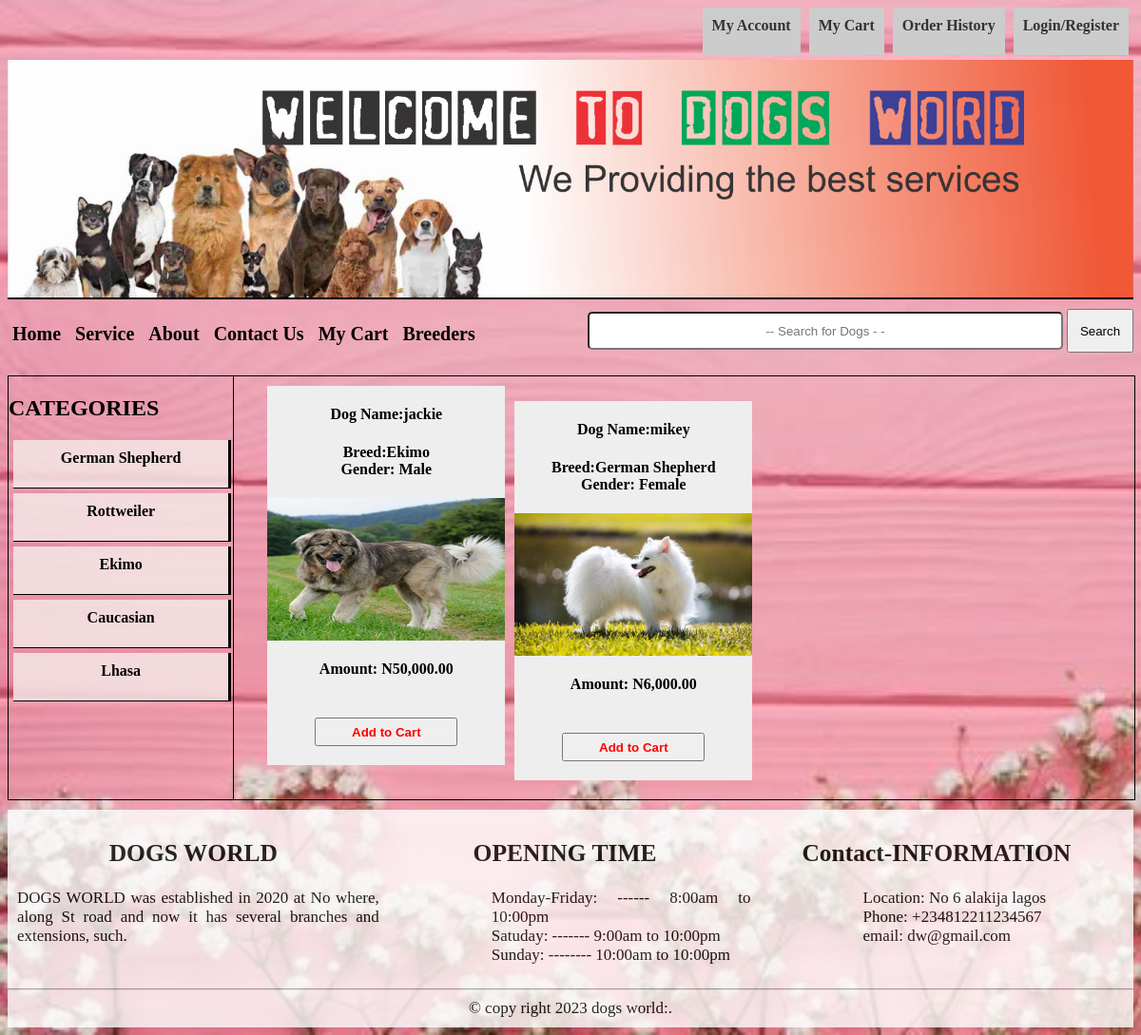
/d-category.php, run on the app's committed database.
### tables this page shows
CREATE TABLE `category` (
  `id` int(4) NOT NULL,
  `name` varchar(25) NOT NULL
);

CREATE TABLE `dogs` (
  `id` int(15) NOT NULL,
  `name` varchar(25) NOT NULL,
  `category` varchar(25) NOT NULL,
  `gender` varchar(25) NOT NULL,
  `dob` varchar(50) NOT NULL,
  `age` varchar(50) NOT NULL,
  `image` varchar(200) NOT NULL,
  `price` varchar(10) NOT NULL,
  `quantity` int(10) NOT NULL,
  `petid` varchar(40) DEFAULT NULL,
  `user_id` int(5) NOT NULL,
  `healthy` text,
  `medication` text,
  `date_added` varchar(15) NOT NULL
);

CREATE TABLE `sub_category` (
  `id` int(4) NOT NULL,
  `sub_cat` varchar(25) NOT NULL
);

### d-category.php (the view, shortened to what this page needs)
<?php
include('menu-2.php');
include('header.php');
require('connect.php');
$sql="SELECT dogs.id AS dog_id,dogs.name AS dog_name,dogs.image AS dog_image,dogs.price AS price,
category.name AS category_name,
sub_category.sub_cat AS sub_cat,dogs.category,dogs.gender,category.id,sub_category.id
 FROM `dogs` INNER JOIN `category` ON dogs.category=category.id INNER JOIN `sub_category` ON dogs.gender=sub_category.id ORDER BY dog_name ASC";
$stmt = $pdo->prepare($sql);
$stmt->execute();
$dogs= $stmt->fetchAll(PDO::FETCH_ASSOC);
$sql="SELECT `id`,`name`  FROM category";
$stmt = $pdo->prepare($sql);
$stmt->execute();
$cts= $stmt->fetchAll(PDO::FETCH_ASSOC);
?>
  <div id="main-content" >
    <div class="content-left">
        <h2>CATEGORIES</h2>
        <div class="admin_panel">
            <ul>
                <li>
                <?php
                foreach($cts as $ct){
                    ?>
                <a href="d-category.php?cid=<?php echo $ct['id'];?>">
                <?php echo $ct['name'];?></a>
                <?php }?>
                </li>
            </ul>
        </div>
    </div>
<div class="right" style="height:auto;">
<?php
          foreach($dogs as $dog){
          ?>
          <form action="d-category.php?action=add" method="post">
          <div class="product-container">
          <h4>Dog Name:<?php echo  $dog['dog_name'] ;?></h4>
          <h4>Breed:<?php echo $dog['category_name']." <br/> Gender: ". $dog['sub_cat'];?></h4>
           <img src="dogs/<?php echo $dog['dog_image'];?>" alt="" width="100%" height="150px">
           <h4>Amount:  N<?php echo number_format($dog['price'],2);?></h4>
                 <br>
                <input type="submit" name="add_to_chart" value="Add to Cart">
             </div>
           </form>
           <?php
          }
           ?>
  </div>
</div>
<?php include('footer.php');
?>

### css/style.css (style rules this page uses)
body { font-family:Cambria; background: #f5e6e6dc; background: url("../img/bg1.jpg")no-repeat; background-size:cover; }
.content-left { border-right: 1px solid #000; height: auto; }
.content-left .admin_panel { width:96%; height:auto; margin-left: 5px; margin-top: 5px; margin-bottom: 20px; }
.content-left .admin_panel ul { margin: 0; padding: 0; }
.content-left .admin_panel li { list-style:none; }
.content-left .admin_panel a { text-decoration: none; display: block; width:100%; height:40px; font-weight: bold; padding-top:10px; margin-top:5px; color: black; background-color:#f5e6e6dc; border-bottom: 1px solid black; border-right: 3px solid black; text-align: center; }
#main-content { width:100%; border:1px solid #000; height: auto; display: grid; grid-template-columns: 20% 70%; grid-gap: 3%; }

### d-category.php (style rules this page uses)
.product-container { width:250px; height:auto; float:left; margin-bottom:20px; margin-right:10px; margin-top:10px; padding-bottom:20px; border:1 solid #000; background:#eee; text-align:center; }
.product-container input[type=submit] { margin-top:3px; font-weight:bold; color:red; width:150px; height:30px; }

### data on the page
category: name "German Shepherd"
category: name "Rottweiler"
category: name "Ekimo"
category: name "Caucasian"
category: name "Lhasa"
dogs: name "jackie", category.name "Ekimo", sub_category.sub_cat "Male", image (picture), price "50,000.00"
dogs: name "mikey", category.name "German Shepherd", sub_category.sub_cat "Female", image (picture), price "6,000.00"
